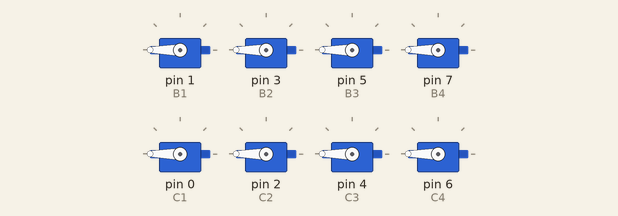
Recording of a sketch running on a simulated Arduino Uno, built with avr-gcc and run on an emulated ATmega328P. Shown: 8 × servo.

Above: at 0.4 s.
At 3.3 s:
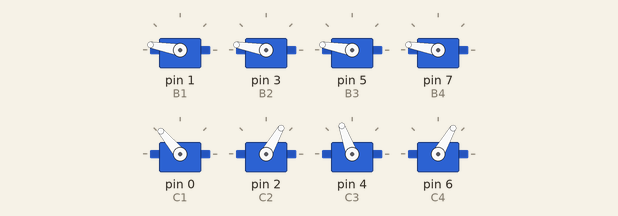
At 7.63 s:
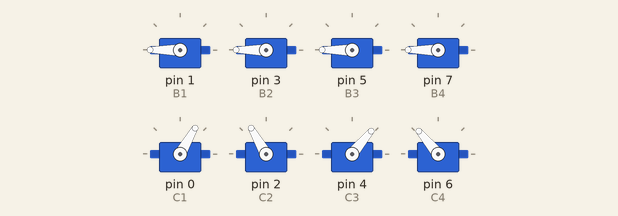
At 11.58 s:
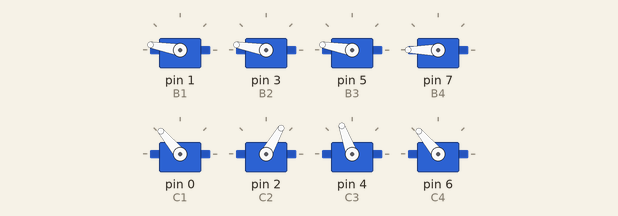
At 21.31 s:
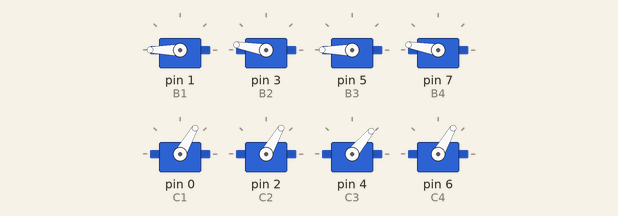
At 38.96 s:
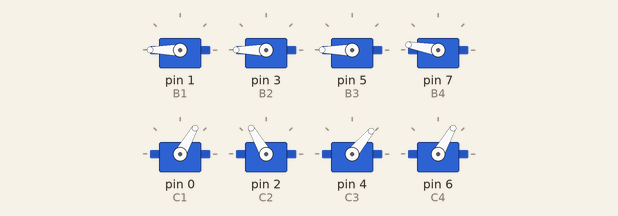
Timing chart, 0 to 40.0 s (numbered marks = the images above):
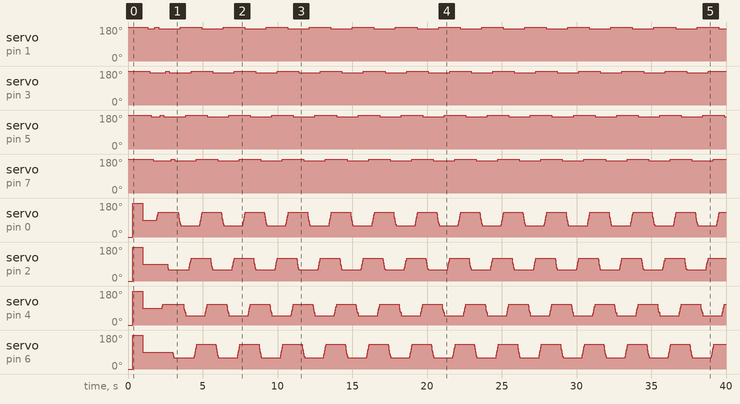

The sketch:

projeto_aranha.ino
```cpp
/*
  SIGLAS:

  C = motores de cima;
  B = motores de baixo;
*/

#include <VarSpeedServo.h>

//DEFINICÕES

#define C1 0
#define B1 1

#define C2 2
#define B2 3

#define C3 4
#define B3 5

#define C4 6
#define B4 7

//MOTORES

VarSpeedServo servoC1;
VarSpeedServo servoC2;
VarSpeedServo servoC3;
VarSpeedServo servoC4;

VarSpeedServo servoB1;
VarSpeedServo servoB2;
VarSpeedServo servoB3;
VarSpeedServo servoB4;


//VARIÁVEIS

int velocidade = 250;
int varDelay = 120;

int varCima = 170;
int varBaixo = 180;

int varPosition = 90;

void setup() {

  //PINOS DOS CERVOS

  servoB1.attach(B1);
  servoB2.attach(B2);
  servoB3.attach(B3);
  servoB4.attach(B4);

  servoB1.write(180);
  servoB2.write(180);
  servoB3.write(180);
  servoB4.write(180);

  servoC1.attach(C1);
  servoC2.attach(C2);
  servoC3.attach(C3);
  servoC4.attach(C4);

  servoC1.write(0);
  servoC2.write(0);
  servoC3.write(0);
  servoC4.write(0);

  delay(300);

  servoC1.write(180);
  servoC2.write(180);
  servoC3.write(180);
  servoC4.write(180);

  delay(700);

  servoC1.write(90);
  servoC2.write(90);
  servoC3.write(90);
  servoC4.write(90);

  delay(300);

  B1cima();
  B2cima();
  B3cima();
  B4cima();
}

//SERVO C1

void C1frente(){
  //QUANTO MENOR, MAIS PARA FRENTE VAI
  servoC1.slowmove(varPosition - 30, velocidade);
  delay(varDelay);
}

void C1atras(){
  //QUANTO MAIOR, MAIS PARA TRÁS VAI
  servoC1.slowmove(varPosition + 40, velocidade);
  delay(varDelay);
}

//SERVO C2

void C2frente(){
  //QUANTO MAIOR, MAIS PARA FRENTE
  servoC2.slowmove(varPosition + 30, velocidade);
  delay(varDelay);
}

void C2atras(){
  //QUANTO MENOR, MAIS PARA TRÁS
  servoC2.slowmove(varPosition - 30, velocidade);
  delay(varDelay);
}

//SERVO C3

void C3frente(){
  // QUANTO MENOR, MAIS PARA FRENTE
  servoC3.slowmove(varPosition - 40, velocidade);
  delay(varDelay);
}

void C3atras(){
  // QUANTO MAIOR, MAIS PARA TRÁS
  servoC3.slowmove(varPosition + 20, velocidade);
  delay(varDelay);
}

//SERVO C4

void C4frente(){
  // QUANTO MAIOR, MAIS PARA FRENTE
  servoC4.slowmove(varPosition + 40, velocidade);
  delay(varDelay);
}

void C4atras(){
  // QUANTO MENOR, MAIS PARA TRÁS
  servoC4.slowmove(varPosition - 30, velocidade);
  delay(varDelay);
}

//SERVO B1{

void B1cima(){
  servoB1.slowmove(varCima, velocidade);
  delay(varDelay);
}

void B1baixo(){
  servoB1.slowmove(varBaixo, velocidade);
  delay(varDelay);
}

//SERVO B2{

void B2cima(){
  servoB2.slowmove(varCima, velocidade);
  delay(varDelay);
}

void B2baixo(){
  servoB2.slowmove(varBaixo, velocidade);
  delay(varDelay);
}

//SERVO B3{

void B3cima(){
  servoB3.slowmove(varCima, velocidade);
  delay(varDelay);
}

void B3baixo(){
  servoB3.slowmove(varBaixo, velocidade);
  delay(varDelay);
}

//SERVO B4{

void B4cima(){
  servoB4.slowmove(varCima, velocidade);
  delay(varDelay);
}

void B4baixo(){
  servoB4.slowmove(varBaixo, velocidade);
  delay(varDelay);
}

void loop() {

  B1baixo();
  C1atras();
  B1cima();

  B3baixo();
  C3atras();
  B3cima();

  B2baixo();
  C2atras();
  B2cima();

  B4baixo();
  C4atras();
  B4cima();

  B1cima();
  C1frente();
  B1baixo();

  B3cima();
  C3frente();
  B3baixo();

  B2cima();
  C2frente();
  B2baixo();

  B4cima();
  C4frente();
  B4baixo();

  /*C1atras();
  C1frente();
  C3frente();
  C3atras();

  C2atras();
  C2frente();
  C4frente();
  C4atras();*/

  /*C1atras();
  C4atras();
  C1frente();
  C4frente();

  C2atras();
  C3atras();
  C2frente();
  C3frente();*/
}
```
